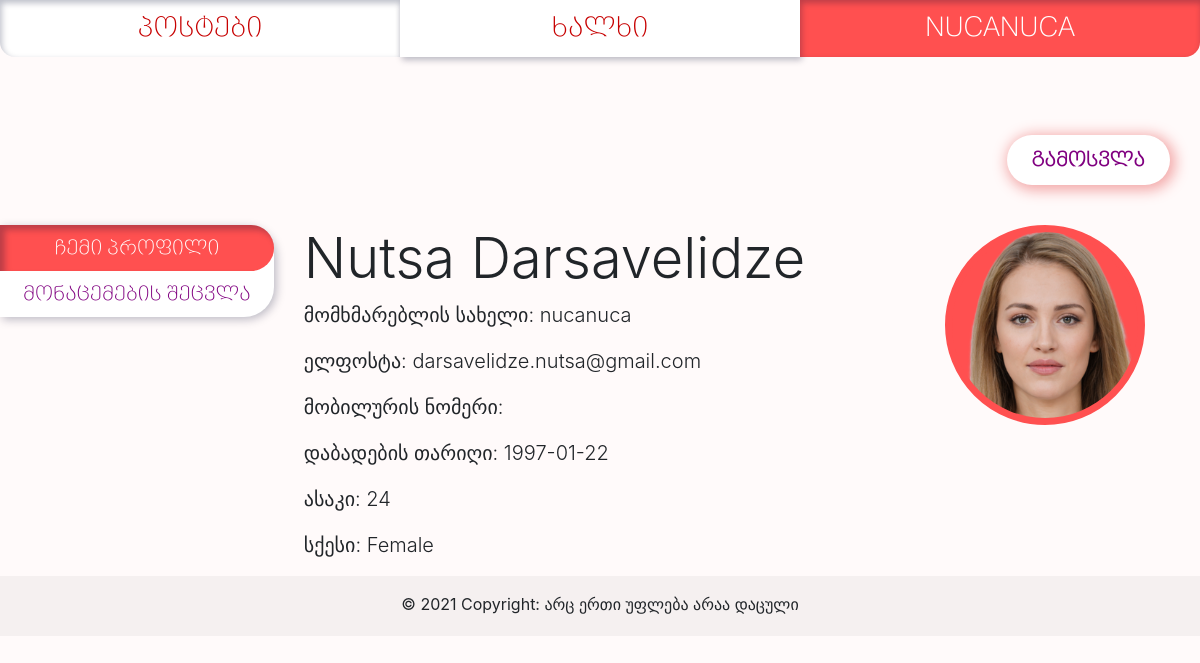
The app's page /people/profile (signed in), older data.
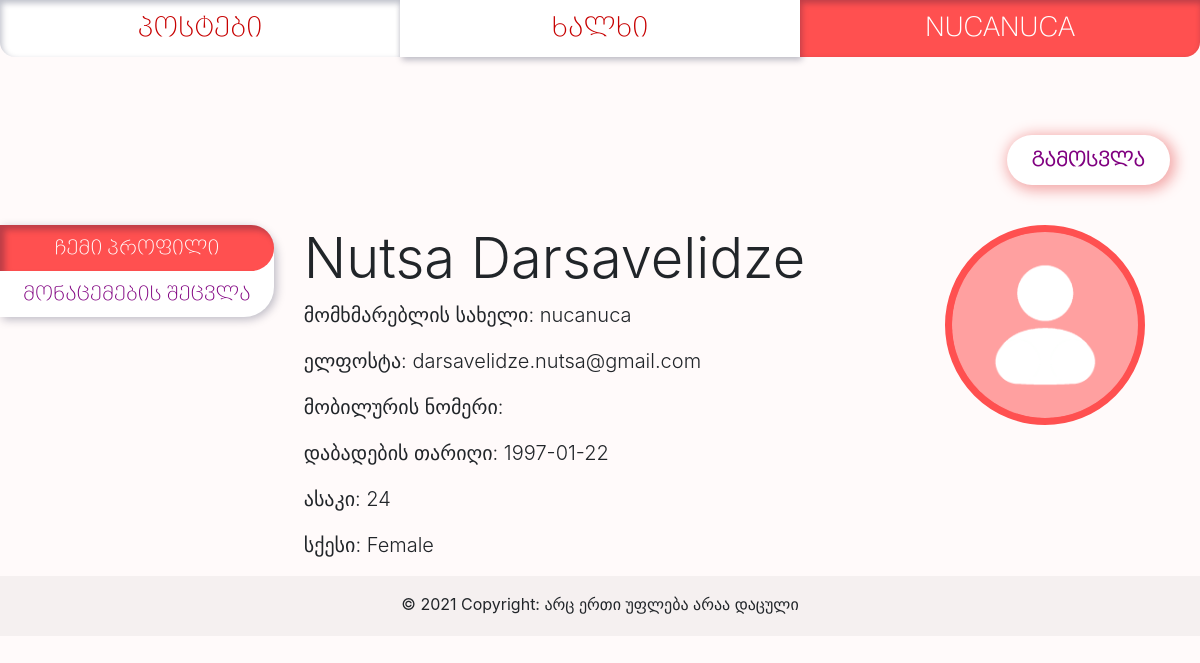
The same page, newer data.
### app/models/users.py (models this page shows, shortened)
class User(db.Model, UserMixin):
    __tablename__ = 'users'
    id = db.Column(db.Integer, primary_key=True)
    username = db.Column(db.String(16), unique=True, nullable=False, index=True)
    name_first = db.Column(db.String)
    name_last = db.Column(db.String)
    email = db.Column(db.String(64), unique=True, nullable=False, index=True)
    sex = db.Column(db.String)
    dob = db.Column(db.Date)
    password = db.Column(db.String(255))
    age = db.Column(db.Integer)
    picture = db.Column(db.String)
    post = db.relationship('PostsModel', backref='User', uselist=False)
    roles = db.relationship('Role', secondary=roles_users,
                            backref=db.backref('users', lazy='dynamic'))

### app/profiles/views.py (the view)
@profiles_blueprint.route('/profile', methods=['GET', 'POST'])
def profile():
    if request.method == 'POST':  # happens when editing own data
        form_register = RegisterForm()
        if current_user.check_password(form_register.password.data):
            from app.database import db
            formatted_date = dob_string_to_datetime(form_register.dob.data)
            for x in set(form_register):
                if x.name == 'dob':
                    x.data = formatted_date
                    setattr(current_user, 'age', calculate_age(x.data))
                if x.data and x.data != '' and x.name in current_user.__table__.c:
                    if x.name == 'picture':
                        x.data = save_file(current_user.username, x.data, 'profile_pictures')  # saves file to directory, returns filename
                    if x.name != 'password' and x.name != 'role':
                        setattr(current_user, x.name, x.data)
                        db.session.commit()
            flash('მონაცემები წარმატებით განახლდა', 'alert-green')
        else:
            flash('პაროლი არასწორია – მონაცემები არ განახლდა', 'alert-red')
        return render_template('my_profile.html', pages=generate_nav_links(), form_register=RegisterForm())
    else:
        if check_auth():
            return render_template('my_profile.html', pages=generate_nav_links(), form_register=RegisterForm())
    return redirect('/')

### app/models/users.py (called while the page is built)
@login_manager.user_loader
def load_user(user_id):
    try:
        return User.query.get(user_id)
    except Exception as e:
        print(e)

### app/tools/check_auth.py (called while the page is built)
def check_auth():
    from flask_login import current_user
    try:
        if current_user.is_authenticated:
            return True
    except AttributeError:
        return False

### app/tools/nav_link_list.py (called while the page is built)
def generate_nav_links():
    pages_nav_list = [
        ("posts.list_posts", "პოსტები"),
        ("profiles.list_people", "ხალხი"),
        ("auth.auth", "შესვლა")
    ]
    from flask_login import current_user
    if current_user.is_authenticated:
        pages_nav_list[2] = ('profiles.profile', current_user.username.upper())
    return pages_nav_list

### app/profiles/templates/my_profile.html (shortened to what this page needs)
{% extends "base.html" %}
{% block content %}
{% from 'macros_images.html' import show_profile_picture %}
{% from 'macros_general.html' import flash_alert %}
<br><br>
<a href="/logoff" id="logoff"> გამოსვლა </a>
<br><br><br><br><br>
<div class="row">
  <div class="col-3">
    <div class="nav flex-column nav-pills nav-left-tabs" id="v-pills-tab" role="tablist" aria-orientation="vertical">
      <a class="nav-link  active" id="v-pills-home-tab" data-toggle="pill" href="#v-pills-home" role="tab" aria-controls="v-pills-home" aria-selected="true">ჩემი პროფილი</a>
      <a class="nav-link tab-passive" id="v-pills-change-tab" data-toggle="pill" href="#v-pills-change" role="tab" aria-controls="v-pills-profile" aria-selected="false">მონაცემების შეცვლა</a>
   </div>
  </div>
  <div class="col-9">
    <div class="tab-content" id="v-pills-tabContent">
      <div class="tab-pane fade show active" id="v-pills-home" role="tabpanel" aria-labelledby="v-pills-home-tab">
    <h1 class="display-4">{{ current_user.name_first }} {{ current_user.name_last}} {{ show_profile_picture(current_user, 'myprofile-profilepicture') }}</h1>
    <p class="lead">მომხმარებლის სახელი: {{ current_user.username }} </p>
    <p class="lead">ელფოსტა: {{ current_user.email }} </p>
    <p class="lead">მობილურის ნომერი: {{ current_user.phone }} </p>
    <p class="lead">დაბადების თარიღი: {{ current_user.dob }}</p>
    <p class="lead">ასაკი: {{ current_user.age }} </p>
    <p class="lead">სქესი: {{ current_user.sex }}</p>
    </div>
    </div>
  </div>
</div>
{% endblock %}

### app/posts/templates/macros_images.html (shortened to what this page needs)
{% macro show_profile_picture(user, style) %}
      {% if user.picture %}
        <img src="{{ url_for('static', filename='uploads/profile_pictures/%s' % user.picture) }}" class="{{style}}" alt="my_profile_picture">
      {% else %}
        <img src="{{ url_for('static', filename='uploads/profile_pictures/default_profile_picture.png') }}" class="{{style}}" alt="my_profile_picture">
      {% endif %}
{% endmacro %}

Row changes from the older to the newer data that the page shows:
changed User "Nutsa": picture: picture removed
